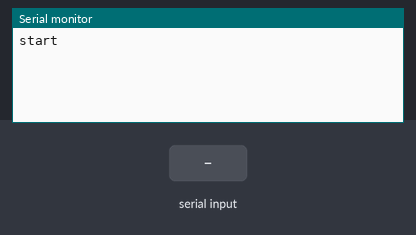
A sketch run on a simulated Arduino Mega 2560, built with avr-gcc and run on an emulated ATmega2560. Parts: the last lines printed to the serial monitor. The test bench sets the inputs (shaded band).

Above: at 1.2 s.
1.3 s: "G\n" received over the second serial link
At 2.5 s:
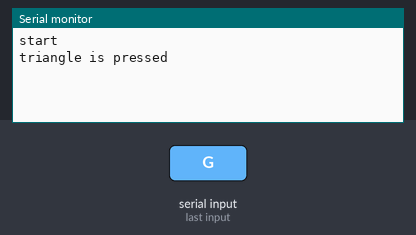
2.8 s: "C\n" received over the second serial link
At 3.8 s:
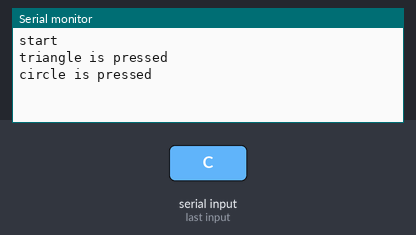
4.3 s: "B\n" received over the second serial link
At 4.9 s:
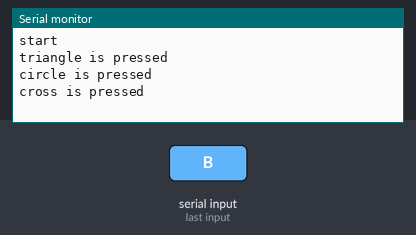
5.8 s: "L\n" received over the second serial link
At 6.1 s:
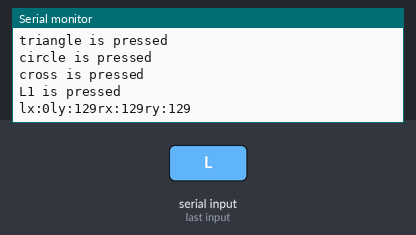
7.3 s: "W90\n" received over the second serial link
At 8.4 s:
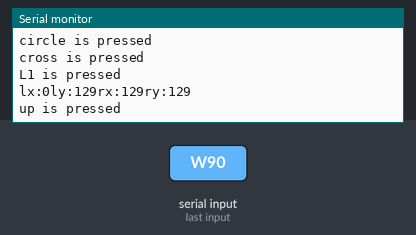
8.8 s: "A90\n" received over the second serial link
At 9.5 s:
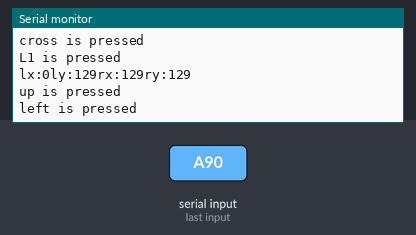

Measured:
- after the input at 1.3 s, the serial monitor: prints a new line at once (image 1)
- after the input at 2.8 s, the serial monitor: prints a new line at once (image 2)
- after the input at 4.3 s, the serial monitor: prints a new line at once (image 3)
- after the input at 5.8 s, the serial monitor: prints a new line at once (image 4)
- after the input at 7.3 s, the serial monitor: prints a new line at once (image 5)
- after the input at 8.8 s, the serial monitor: prints a new line at once (image 6)

The sketch:

reciever.ino
```cpp
struct joystick {
   bool circle=false;
   bool cross=false;
   bool rectangle=false;
   bool triangle=false;
   bool up=false;
   bool down=false;
   bool left=false;
   bool right=false;
   bool R1=false;
   bool R2=false;
   bool R3=false;
   bool L1=false;
   bool L2=false;
   bool L3=false;
   int Rx=129;
   int Ry=129;
   int Lx=129;
   int Ly=129;
};
struct joystick pro;
void readdata();
void setup() {
  // put your setup code here, to run once:
  Serial.begin(57600);
  Serial3.begin(57600);
  Serial.println("start");
}

void loop() {
  // put your main code here, to run repeatedly:
  readdata();
  if(pro.L1){
    Serial.println("L1 is pressed");
    Serial.print("lx:");
     Serial.print(pro.Lx);
     Serial.print("ly:");
     Serial.print(pro.Ly);
     Serial.print("rx:");
     Serial.print(pro.Rx);
     Serial.print("ry:");
     Serial.println(pro.Ry);
    pro.L1=false;
    }
  if(pro.L2){
    Serial.println("L2 is pressed");
    pro.L2=false;
  }
  if(pro.L3){
    Serial.println("L3 is pressed");
    pro.L3=false;
    }
  if(pro.R1){
    Serial.println("R1 is pressed");
    pro.R1=false;
  }if(pro.R2){
    Serial.println("R2 is pressed");
    pro.R2=false;
    }
  if(pro.R3){
    Serial.println("R3 is pressed");
    pro.R3=false;
  }if(pro.circle){
    Serial.println("circle is pressed");
    pro.circle=false;
    }
  if(pro.rectangle){
    Serial.println("rectangle is pressed");
    pro.rectangle=false;
  }if(pro.cross){
    Serial.println("cross is pressed");
    pro.cross=false;
    }
  if(pro.triangle){
    Serial.println("triangle is pressed");
    pro.triangle=false;
  }
  if(pro.up){
    Serial.println("up is pressed");
    pro.up=false;
  }
  if(pro.right){
    Serial.println("right is pressed");
    pro.right=false;
  }
  if(pro.down){
    Serial.println("down is pressed");
    pro.down=false;
  }
  if(pro.left){
    Serial.println("left is pressed");
    pro.left=false;
  }

}


void readdata(){
  int number =0;
  int  datastate=3;            //1:L 2:R 3:lx 4:ly 5:rx 6:rx
  int datastate_last=3;
  while(1){
    if(Serial3.available()){
      char data= (char)Serial3.read();
      switch  (data){
        case 'W':
          pro.up=true;
          break;
        case 'A':
          pro.left=true;
          break;
        case 'S':
          pro.down=true;
          break;
        case 'D':
          pro.right=true;
          break;
        case 'P':
          pro.rectangle=true;
          break;
        case 'G':
          pro.triangle=true;
          break;
        case 'C':
          pro.circle=true;
          break;
        case 'B':
          pro.cross=true;
          break;
        case 'L':
          pro.L1=true;
          break;
         case 'M':
           pro.L2=true;
          break;
         case 'N':
           pro.L3=true;
          break;
        case 'R':
          pro.R1=true;
          break;
         case 'T':
          pro.R2=true;
          break;
         case 'K':
          pro.R3=true;
          break;
        case 'l':
           datastate=8;
           break;
        case 'r':
          datastate=9;
           break;
        case 'x':
          datastate==8?datastate=3:datastate=5;
          break;
        case 'y':
          datastate==8?datastate=4:datastate=6;
          break;
        case '1':
        case '2':
        case '3':
        case '4':
        case '5':
        case '6':
        case '7':
        case '8':
        case '9':
        case '0':
          number=number*10+data-'0';
          break;
        case '\n':
          datastate=0;
          break;
        default:
          break;
      }
      if(datastate!=datastate_last&&datastate!=8&&datastate!=9){
       //Serial.println(datastate_last);
        switch(datastate_last){

          case 3:
            pro.Lx=number;
            number=0;
            datastate_last=datastate;
            break;
          case 4:
            pro.Ly=number;
            number=0;
            datastate_last=datastate;
            break;
          case 5:
            pro.Rx=number;
            number=0;
            datastate_last=datastate;
            break;
          case 6:
            pro.Ry=number;
            number=0;
            datastate_last=datastate;
            break;
          default:
            break;
        }
      }
      if(data=='\n')
        break;
    }
  }
}
```
